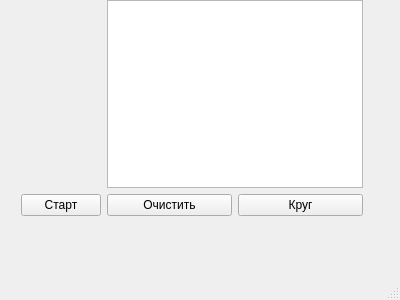
<?xml version="1.0" encoding="UTF-8"?>
<ui version="4.0">
 <class>MainWindow</class>
 <widget class="QMainWindow" name="MainWindow">
  <property name="geometry">
   <rect>
    <x>0</x>
    <y>0</y>
    <width>400</width>
    <height>300</height>
   </rect>
  </property>
  <property name="maximumSize">
   <size>
    <width>400</width>
    <height>300</height>
   </size>
  </property>
  <property name="windowTitle">
   <string>MainWindow</string>
  </property>
  <widget class="QWidget" name="centralwidget">
   <widget class="QWidget" name="layoutWidget">
    <property name="geometry">
     <rect>
      <x>21</x>
      <y>0</y>
      <width>342</width>
      <height>216</height>
     </rect>
    </property>
    <layout class="QGridLayout" name="gridLayout">
     <item row="0" column="0">
      <widget class="QLabel" name="timer">
       <property name="text">
        <string/>
       </property>
      </widget>
     </item>
     <item row="0" column="1" colspan="2">
      <widget class="QTextBrowser" name="lap"/>
     </item>
     <item row="1" column="0">
      <widget class="QPushButton" name="startBut">
       <property name="text">
        <string>Старт</string>
       </property>
      </widget>
     </item>
     <item row="1" column="1">
      <widget class="QPushButton" name="clearBut">
       <property name="text">
        <string>Очистить</string>
       </property>
      </widget>
     </item>
     <item row="1" column="2">
      <widget class="QPushButton" name="lapBut">
       <property name="text">
        <string>Круг</string>
       </property>
      </widget>
     </item>
    </layout>
   </widget>
  </widget>
  <widget class="QMenuBar" name="menubar">
   <property name="geometry">
    <rect>
     <x>0</x>
     <y>0</y>
     <width>400</width>
     <height>17</height>
    </rect>
   </property>
  </widget>
  <widget class="QStatusBar" name="statusbar"/>
 </widget>
 <resources/>
 <connections/>
</ui>
